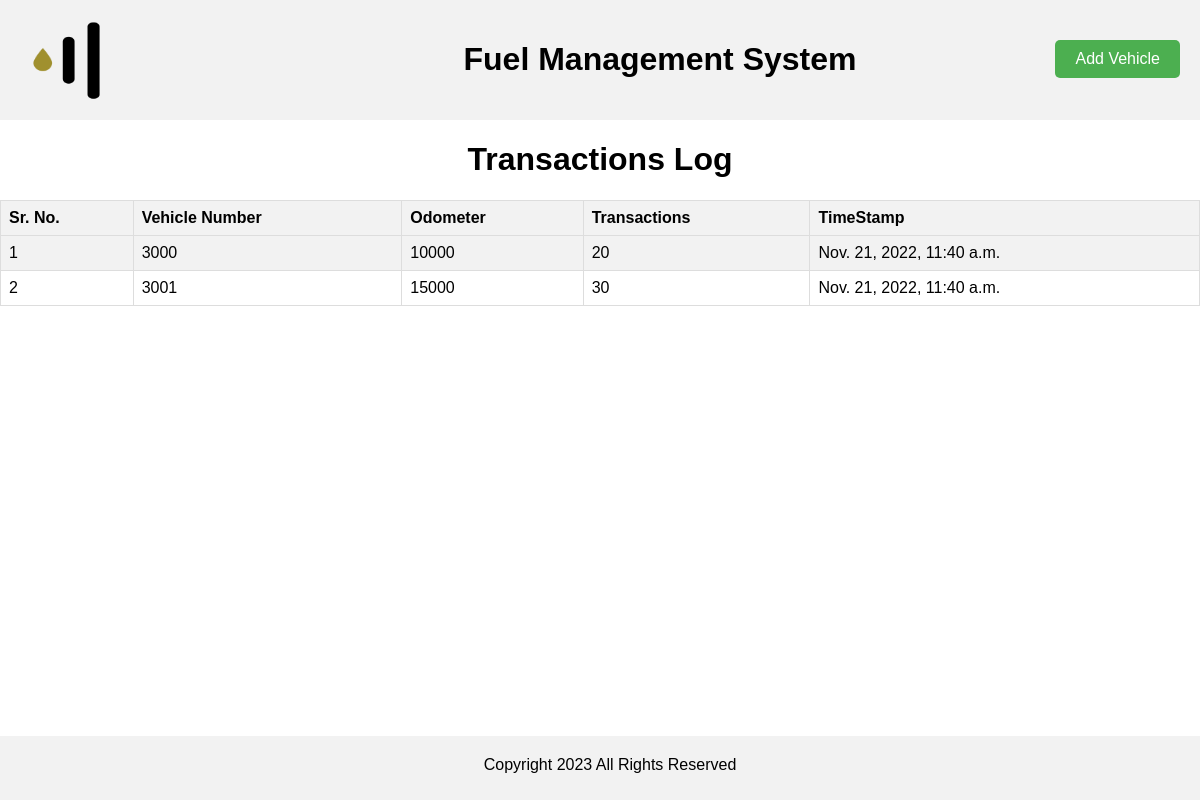
/transaction/, run on the app's committed database.
### manager/models.py (models this page shows, shortened)
class transactions(models.Model):
    id = models.AutoField(primary_key=True)
    vehicleNumber = models.CharField(max_length=50)
    odometer = models.IntegerField(null=True)
    dispensedQuantity = models.IntegerField(null=True)
    timestamp = models.DateTimeField()

### manager/views.py (the view)
# urls.py: path("transaction/", transaction.as_view(), name="transaction"),
class transaction(View):
    template_name = 'transaction.html'
    def get(self, request):
        vehicle_details = transactions.objects.all()
        return render(request, self.template_name, {'vehicle_details': vehicle_details})

### templates/transaction.html (shortened to what this page needs)
{% load static %}
<!DOCTYPE html>
<html>
<head>
</head>
<body>
    <div class="header">
        <img src="{% static 'icon.png' %}" width="100", height="80">
        <a class="add-transaction-button" href="{% url 'create' %}">Add Vehicle</a>
        <h1>Fuel Management System</h1>
    </div>
    <h1>Transactions Log</h1>
    <table>
        <tr>
            <th>Sr. No.</th>
            <th>Vehicle Number</th>
            <th>Odometer</th>
            <th>Transactions</th>
            <th>TimeStamp</th>
        </tr>
        {% for vehicles in vehicle_details %}
        <tr>
            <td>{{ vehicles.id }}</td>
            <td>{{ vehicles.vehicleNumber }}</td>
            <td>{{ vehicles.odometer }}</td>
            <td>{{ vehicles.dispensedQuantity }}</td>
            <td>{{ vehicles.timestamp }}</td>
        </tr>
        {% endfor %}
    </table>
    <div class="footer">
        <p style="text-align: center;">Copyright 2023 All Rights Reserved</p>
    </div>
</body>
</html>

### templates/transaction.html (style rules this page uses)
body { font-family: Arial, sans-serif; background-color: white; background-size: cover; background-position: center; text-align: center; margin: 0; padding: 0; }
.header { background-color: #f2f2f2; color: #fff; padding: 20px; }
.footer { background-color: #f2f2f2; color: black; padding: 10px; position: absolute; bottom: 0; width: 100%; text-align: justify; }
h1 { color: black; }
p { margin-top: 10px; }
a { text-decoration: none; color: #4CAF50; }
table { width: 100%; border-collapse: collapse; }
th, td { border: 1px solid #ddd; padding: 8px; text-align: left; }
th { background-color: #f2f2f2; }
tr:nth-child(even) { background-color: #f2f2f2; }
.add-transaction-button { position: absolute; top: 40px; right: 20px; color: white; background-color: #4CAF50; padding: 10px 20px; border-radius: 5px; text-decoration: none; }
.header img { float: left; margin-right: 20px; margin-top: 0px; }

### data on the page
transactions: id "1", vehicleNumber "3000", odometer "10000", dispensedQuantity "20", timestamp "Nov. 21, 2022, 11:40 a.m."
transactions: id "2", vehicleNumber "3001", odometer "15000", dispensedQuantity "30", timestamp "Nov. 21, 2022, 11:40 a.m."
